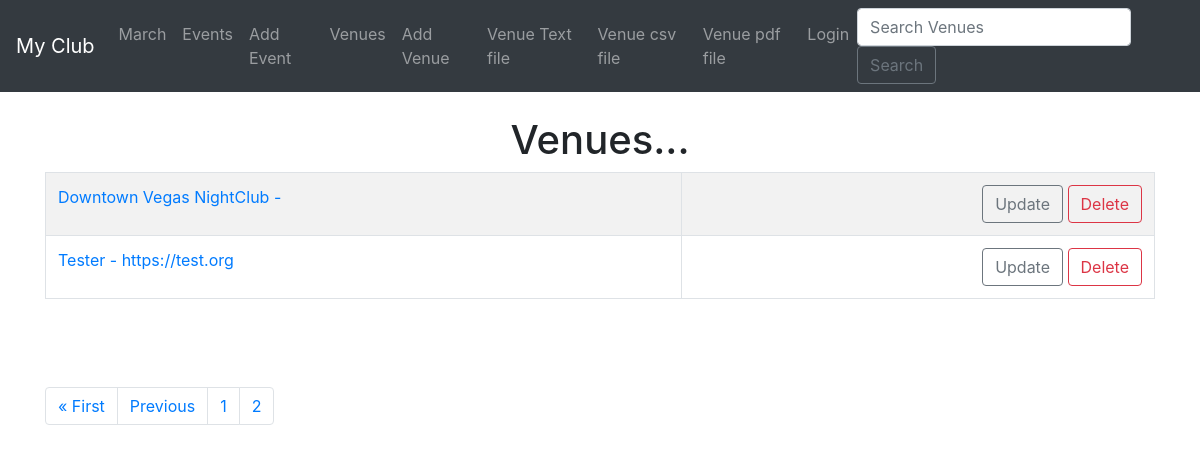
Page /list_venues?page=2 on the earlier database version.
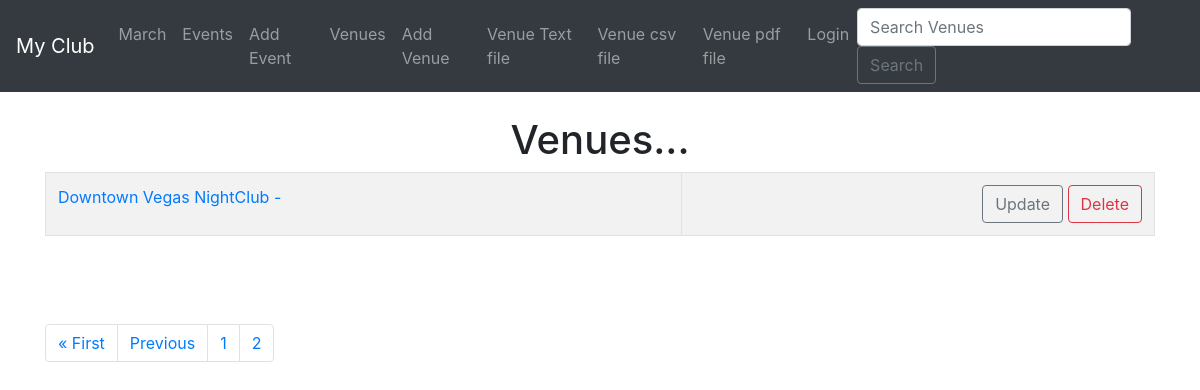
Same page on the later database version.
### events/models.py (models this page shows)
class Venue(models.Model):
    name = models.CharField('Venue name', max_length=128)
    address = models.CharField(max_length=300)
    zip_code = models.CharField('Zip code', max_length=15)
    phone = models.CharField('Contact phone', max_length=15, blank=True)
    web = models.URLField('Website Address', blank=True)
    email_address = models.EmailField('Email Address',blank=True)
    def __str__(self):
        return self.name

### events/views.py (the view)
# urls.py: path('list_venues', views.list_venues, name='list-venues'),
def list_venues(request):
    venue_list = Venue.objects.all()
    p = Paginator(Venue.objects.all(), 2)
    page = request.GET.get('page')
    venues = p.get_page(page)
    nums = "a" * venues.paginator.num_pages
    return render(request, 'events/venue.html', {
        'venue_list': venue_list,
        'venues': venues,
        "nums": nums
    })

### events/templates/events/venue.html (shortened to what this page needs)
{% extends 'events/base.html' %}
{% block content %}
    <center>
        <h1>Venues...</h1>
        <table class="table table-hover table-striped table-bordered">
            {% for venue in venues %}
            <tr>
                <td>
                    <a href="{% url 'show-venue' venue.id %}">{{ venue }} - {{ venue.web }}</a>
                </td>
                <td align="right">
                    <a href="{% url 'update-venue' venue.id %}" class="btn btn-outline-secondary bnt-sm">Update</a>
                    <a href="{% url 'delete-venue' venue.id %}" class="btn btn-outline-danger bnt-sm">Delete</a>
                </td>
            </tr>
            {% endfor %}
        </table>
        <br><br><br>
        <nav aria-label="Page navigation example">
            <ul class="pagination">
                {% if venues.has_previous %}
                    <li class="page-item"><a class="page-link" href="?page=1">&laquo First</a></li>
                    <li class="page-item"><a class="page-link" href="?page={{ venues.previous_page_number }}">Previous</a></li>
                {% endif %}
                {% for n in nums %}
                <li class="page-item"><a class="page-link" href="?page={{ forloop.counter }}">{{ forloop.counter }}</a></li>
                {% endfor %}
            </ul>
        </nav>
    </center>
{% endblock %}

### events/templates/events/base.html (shortened to what this page needs)
<!doctype html>
<html lang="en">
  <head>
    <link rel="stylesheet" href="https://cdn.jsdelivr.net/npm/bootstrap@4.3.1/dist/css/bootstrap.min.css">
  </head>
  <body>
    {% include 'events/navbar.html' %}
    <br>
    <div class="container">
      {% block content %}
      {% endblock %}
    </div>
  </body>
</html>

### events/templates/events/navbar.html (shortened to what this page needs)
<nav class="navbar navbar-expand-lg navbar-dark bg-dark">
    <a class="navbar-brand" href="{% url 'home' %}">My Club</a>
    <div class="collapse navbar-collapse" id="navbarSupportedContent">
      <ul class="navbar-nav mr-auto">
        <li class="nav-item">
          <a class="nav-link" href="{% url 'home' year='2023' month='March' %}">March</a>
        </li>
        <li class="nav-item">
          <a class="nav-link" href="{% url 'list-events' %}">Events</a>
        </li>
        <li class="nav-item">
          <a class="nav-link" href="{% url 'add-event' %}">Add Event</a>
        </li>
        <li class="nav-item">
          <a class="nav-link" href="{% url 'list-venues' %}">Venues</a>
        </li>
        <li class="nav-item">
          <a class="nav-link" href="{% url 'add-venue' %}">Add Venue</a>
        </li>
        <li class="nav-item">
          <a class="nav-link" href="{% url 'venue-text' %}">Venue Text file</a>
        </li>
        <li class="nav-item">
          <a class="nav-link" href="{% url 'venue-csv' %}">Venue csv file</a>
        </li>
        <li class="nav-item">
          <a class="nav-link" href="{% url 'venue-pdf' %}">Venue pdf file</a>
        </li>
        <li class="nav-item">
          <a class="nav-link" href="{% url 'login' %}">Login</a>
        </li>
      </ul>
      <form class="form-inline my-2 my-lg-0" method="POST" action="{% url 'search-venues' %}">
        <input class="form-control mr-sm-2" type="search" placeholder="Search Venues" name="searched" aria-label="Search">
        <button class="btn btn-outline-secondary my-2 my-sm-0" type="submit">Search</button>
      </form>
    </div>
  </nav>

Differences in the rows shown:
removed Venue: name "Tester", web "https://test.org"
